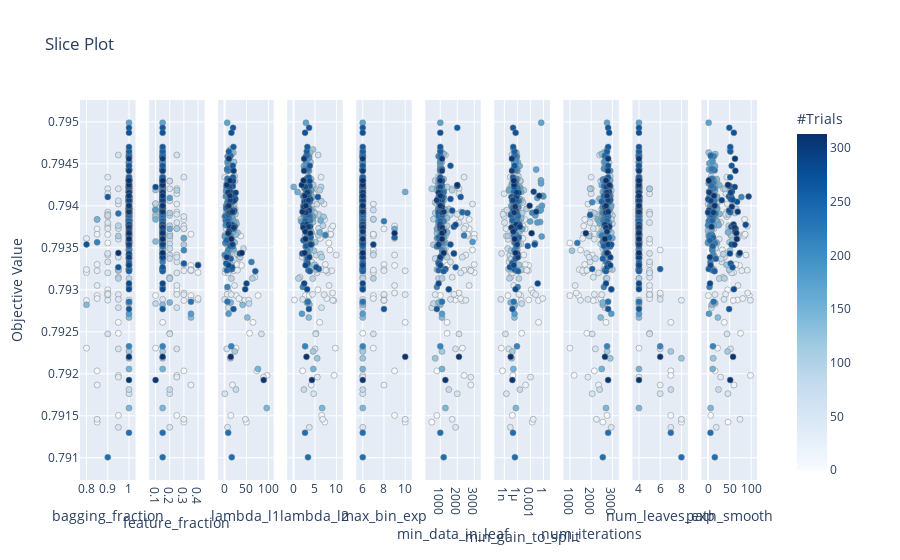

Notebook code for this chart:
### Code cell
plot_slice(study)

### Figure 1 — Plotly figure (JSON) as saved in the notebook; plotly's stock layout.template omitted (floating-point values rounded to 4 significant figures; data arrays with more than 128 entries replaced by an {"elided": "..."} marker saying what was removed)
{"data": [{"marker": {"color": {"elided": "314 int values"}, "colorbar": {"title": {"text": "#Trials"}, "x": 1, "xpad": 40, "y": 0.5}, "colorscale": [[0, "rgb(247,251,255)"], [0.125, "rgb(222,235,247)"], [0.25, "rgb(198,219,239)"], [0.375, "rgb(158,202,225)"], [0.5, "rgb(107,174,214)"], [0.625, "rgb(66,146,198)"], [0.75, "rgb(33,113,181)"], [0.875, "rgb(8,81,156)"], [1, "rgb(8,48,107)"]], "line": {"color": "Grey", "width": 0.5}, "showscale": true}, "mode": "markers", "showlegend": false, "type": "scatter", "x": {"elided": "314 float values"}, "xaxis": "x", "y": {"elided": "314 float values"}, "yaxis": "y"}, {"marker": {"color": {"elided": "314 int values"}, "colorbar": {"title": {"text": "#Trials"}, "x": 1, "xpad": 40}, "colorscale": [[0, "rgb(247,251,255)"], [0.125, "rgb(222,235,247)"], [0.25, "rgb(198,219,239)"], [0.375, "rgb(158,202,225)"], [0.5, "rgb(107,174,214)"], [0.625, "rgb(66,146,198)"], [0.75, "rgb(33,113,181)"], [0.875, "rgb(8,81,156)"], [1, "rgb(8,48,107)"]], "line": {"color": "Grey", "width": 0.5}, "showscale": false}, "mode": "markers", "showlegend": false, "type": "scatter", "x": {"elided": "314 float values"}, "xaxis": "x2", "y": {"elided": "314 float values"}, "yaxis": "y2"}, {"marker": {"color": {"elided": "314 int values"}, "colorbar": {"title": {"text": "#Trials"}, "x": 1, "xpad": 40}, "colorscale": [[0, "rgb(247,251,255)"], [0.125, "rgb(222,235,247)"], [0.25, "rgb(198,219,239)"], [0.375, "rgb(158,202,225)"], [0.5, "rgb(107,174,214)"], [0.625, "rgb(66,146,198)"], [0.75, "rgb(33,113,181)"], [0.875, "rgb(8,81,156)"], [1, "rgb(8,48,107)"]], "line": {"color": "Grey", "width": 0.5}, "showscale": false}, "mode": "markers", "showlegend": false, "type": "scatter", "x": {"elided": "314 float values"}, "xaxis": "x3", "y": {"elided": "314 float values"}, "yaxis": "y3"}, {"marker": {"color": {"elided": "314 int values"}, "colorbar": {"title": {"text": "#Trials"}, "x": 1, "xpad": 40}, "colorscale": [[0, "rgb(247,251,255)"], [0.125, "rgb(222,235,247)"], [0.25, "rgb(198,219,239)"], [0.375, "rgb(158,202,225)"], [0.5, "rgb(107,174,214)"], [0.625, "rgb(66,146,198)"], [0.75, "rgb(33,113,181)"], [0.875, "rgb(8,81,156)"], [1, "rgb(8,48,107)"]], "line": {"color": "Grey", "width": 0.5}, "showscale": false}, "mode": "markers", "showlegend": false, "type": "scatter", "x": {"elided": "314 float values"}, "xaxis": "x4", "y": {"elided": "314 float values"}, "yaxis": "y4"}, {"marker": {"color": {"elided": "314 int values"}, "colorbar": {"title": {"text": "#Trials"}, "x": 1, "xpad": 40}, "colorscale": [[0, "rgb(247,251,255)"], [0.125, "rgb(222,235,247)"], [0.25, "rgb(198,219,239)"], [0.375, "rgb(158,202,225)"], [0.5, "rgb(107,174,214)"], [0.625, "rgb(66,146,198)"], [0.75, "rgb(33,113,181)"], [0.875, "rgb(8,81,156)"], [1, "rgb(8,48,107)"]], "line": {"color": "Grey", "width": 0.5}, "showscale": false}, "mode": "markers", "showlegend": false, "type": "scatter", "x": {"elided": "314 int values"}, "xaxis": "x5", "y": {"elided": "314 float values"}, "yaxis": "y5"}, {"marker": {"color": {"elided": "314 int values"}, "colorbar": {"title": {"text": "#Trials"}, "x": 1, "xpad": 40}, "colorscale": [[0, "rgb(247,251,255)"], [0.125, "rgb(222,235,247)"], [0.25, "rgb(198,219,239)"], [0.375, "rgb(158,202,225)"], [0.5, "rgb(107,174,214)"], [0.625, "rgb(66,146,198)"], [0.75, "rgb(33,113,181)"], [0.875, "rgb(8,81,156)"], [1, "rgb(8,48,107)"]], "line": {"color": "Grey", "width": 0.5}, "showscale": false}, "mode": "markers", "showlegend": false, "type": "scatter", "x": {"elided": "314 int values"}, "xaxis": "x6", "y": {"elided": "314 float values"}, "yaxis": "y6"}, {"marker": {"color": {"elided": "314 int values"}, "colorbar": {"title": {"text": "#Trials"}, "x": 1, "xpad": 40}, "colorscale": [[0, "rgb(247,251,255)"], [0.125, "rgb(222,235,247)"], [0.25, "rgb(198,219,239)"], [0.375, "rgb(158,202,225)"], [0.5, "rgb(107,174,214)"], [0.625, "rgb(66,146,198)"], [0.75, "rgb(33,113,181)"], [0.875, "rgb(8,81,156)"], [1, "rgb(8,48,107)"]], "line": {"color": "Grey", "width": 0.5}, "showscale": false}, "mode": "markers", "showlegend": false, "type": "scatter", "x": {"elided": "314 float values"}, "xaxis": "x7", "y": {"elided": "314 float values"}, "yaxis": "y7"}, {"marker": {"color": {"elided": "314 int values"}, "colorbar": {"title": {"text": "#Trials"}, "x": 1, "xpad": 40}, "colorscale": [[0, "rgb(247,251,255)"], [0.125, "rgb(222,235,247)"], [0.25, "rgb(198,219,239)"], [0.375, "rgb(158,202,225)"], [0.5, "rgb(107,174,214)"], [0.625, "rgb(66,146,198)"], [0.75, "rgb(33,113,181)"], [0.875, "rgb(8,81,156)"], [1, "rgb(8,48,107)"]], "line": {"color": "Grey", "width": 0.5}, "showscale": false}, "mode": "markers", "showlegend": false, "type": "scatter", "x": {"elided": "314 int values"}, "xaxis": "x8", "y": {"elided": "314 float values"}, "yaxis": "y8"}, {"marker": {"color": {"elided": "314 int values"}, "colorbar": {"title": {"text": "#Trials"}, "x": 1, "xpad": 40}, "colorscale": [[0, "rgb(247,251,255)"], [0.125, "rgb(222,235,247)"], [0.25, "rgb(198,219,239)"], [0.375, "rgb(158,202,225)"], [0.5, "rgb(107,174,214)"], [0.625, "rgb(66,146,198)"], [0.75, "rgb(33,113,181)"], [0.875, "rgb(8,81,156)"], [1, "rgb(8,48,107)"]], "line": {"color": "Grey", "width": 0.5}, "showscale": false}, "mode": "markers", "showlegend": false, "type": "scatter", "x": {"elided": "314 int values"}, "xaxis": "x9", "y": {"elided": "314 float values"}, "yaxis": "y9"}, {"marker": {"color": {"elided": "314 int values"}, "colorbar": {"title": {"text": "#Trials"}, "x": 1, "xpad": 40}, "colorscale": [[0, "rgb(247,251,255)"], [0.125, "rgb(222,235,247)"], [0.25, "rgb(198,219,239)"], [0.375, "rgb(158,202,225)"], [0.5, "rgb(107,174,214)"], [0.625, "rgb(66,146,198)"], [0.75, "rgb(33,113,181)"], [0.875, "rgb(8,81,156)"], [1, "rgb(8,48,107)"]], "line": {"color": "Grey", "width": 0.5}, "showscale": false}, "mode": "markers", "showlegend": false, "type": "scatter", "x": {"elided": "314 float values"}, "xaxis": "x10", "y": {"elided": "314 float values"}, "yaxis": "y10"}], "layout": {"autosize": true, "title": {"text": "Slice Plot"}, "xaxis": {"anchor": "y", "autorange": true, "domain": [0, 0.082], "range": [0.7763, 1.024], "title": {"text": "bagging_fraction"}, "type": "linear"}, "xaxis10": {"anchor": "y10", "autorange": true, "domain": [0.918, 1.0], "range": [-11.63, 110.1], "title": {"text": "path_smooth"}, "type": "linear"}, "xaxis2": {"anchor": "y2", "autorange": true, "domain": [0.102, 0.184], "range": [0.0645, 0.4355], "title": {"text": "feature_fraction"}, "type": "linear"}, "xaxis3": {"anchor": "y3", "autorange": true, "domain": [0.204, 0.286], "range": [-11.3, 108.5], "title": {"text": "lambda_l1"}, "type": "linear"}, "xaxis4": {"anchor": "y4", "autorange": true, "domain": [0.306, 0.388], "range": [-1.139, 11.11], "title": {"text": "lambda_l2"}, "type": "linear"}, "xaxis5": {"anchor": "y5", "autorange": true, "domain": [0.408, 0.49], "range": [5.527, 10.47], "title": {"text": "max_bin_exp"}, "type": "linear"}, "xaxis6": {"anchor": "y6", "autorange": true, "domain": [0.51, 0.592], "range": [204.2, 3296.0], "title": {"text": "min_data_in_leaf"}, "type": "linear"}, "xaxis7": {"anchor": "y7", "autorange": true, "domain": [0.612, 0.694], "range": [-10.97, 1.135], "title": {"text": "min_gain_to_split"}, "type": "log"}, "xaxis8": {"anchor": "y8", "autorange": true, "domain": [0.714, 0.796], "range": [763.3, 3237.0], "title": {"text": "num_iterations"}, "type": "linear"}, "xaxis9": {"anchor": "y9", "autorange": true, "domain": [0.816, 0.898], "range": [3.527, 8.473], "title": {"text": "num_leaves_exp"}, "type": "linear"}, "yaxis": {"anchor": "x", "autorange": true, "domain": [0, 1], "range": [0.7907, 0.7953], "title": {"text": "Objective Value"}, "type": "linear"}, "yaxis10": {"anchor": "x10", "autorange": true, "domain": [0, 1], "matches": "y", "range": [0.7907, 0.7953], "showticklabels": false, "type": "linear"}, "yaxis2": {"anchor": "x2", "autorange": true, "domain": [0, 1], "matches": "y", "range": [0.7907, 0.7953], "showticklabels": false, "type": "linear"}, "yaxis3": {"anchor": "x3", "autorange": true, "domain": [0, 1], "matches": "y", "range": [0.7907, 0.7953], "showticklabels": false, "type": "linear"}, "yaxis4": {"anchor": "x4", "autorange": true, "domain": [0, 1], "matches": "y", "range": [0.7907, 0.7953], "showticklabels": false, "type": "linear"}, "yaxis5": {"anchor": "x5", "autorange": true, "domain": [0, 1], "matches": "y", "range": [0.7907, 0.7953], "showticklabels": false, "type": "linear"}, "yaxis6": {"anchor": "x6", "autorange": true, "domain": [0, 1], "matches": "y", "range": [0.7907, 0.7953], "showticklabels": false, "type": "linear"}, "yaxis7": {"anchor": "x7", "autorange": true, "domain": [0, 1], "matches": "y", "range": [0.7907, 0.7953], "showticklabels": false, "type": "linear"}, "yaxis8": {"anchor": "x8", "autorange": true, "domain": [0, 1], "matches": "y", "range": [0.7907, 0.7953], "showticklabels": false, "type": "linear"}, "yaxis9": {"anchor": "x9", "autorange": true, "domain": [0, 1], "matches": "y", "range": [0.7907, 0.7953], "showticklabels": false, "type": "linear"}}}
